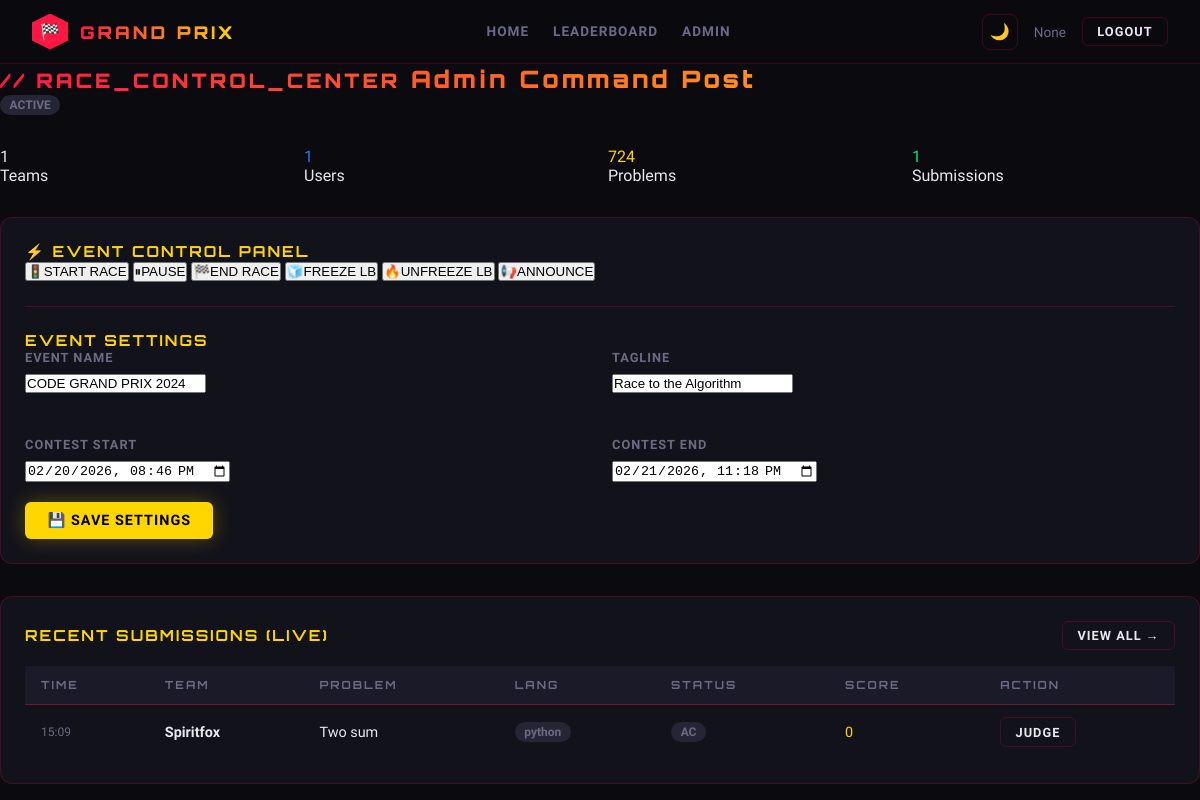
The page /admin (signed in) on the database its author committed.
### tables this page shows
CREATE TABLE contest_settings (
            key TEXT PRIMARY KEY,
            value TEXT
        );

CREATE TABLE submissions (
            id INTEGER PRIMARY KEY AUTOINCREMENT,
            team_id INTEGER,
            user_id INTEGER,
            problem_id INTEGER,
            code TEXT NOT NULL,
            language TEXT DEFAULT 'python',
            status TEXT DEFAULT 'Pending',
            score INTEGER DEFAULT 0,
            admin_notes TEXT,
            submitted_at TEXT DEFAULT CURRENT_TIMESTAMP,
            FOREIGN KEY(team_id) REFERENCES teams(id),
            FOREIGN KEY(problem_id) REFERENCES problems(id)
        );

CREATE TABLE teams (
            id INTEGER PRIMARY KEY AUTOINCREMENT,
            name TEXT UNIQUE NOT NULL,
            team_code TEXT UNIQUE NOT NULL,
            invite_code TEXT UNIQUE NOT NULL,
            status TEXT DEFAULT 'pending',
            score INTEGER DEFAULT 0,
            penalty INTEGER DEFAULT 0,
            created_at TEXT DEFAULT CURRENT_TIMESTAMP
        );

CREATE TABLE problems (
            id INTEGER PRIMARY KEY AUTOINCREMENT,
            title TEXT NOT NULL,
            description TEXT NOT NULL,
            constraints TEXT,
            sample_input TEXT,
            sample_output TEXT,
            difficulty TEXT DEFAULT 'Medium',
            points INTEGER DEFAULT 100,
            category TEXT DEFAULT 'Arrays',
            visible INTEGER DEFAULT 0,
            created_at TEXT DEFAULT CURRENT_TIMESTAMP
        );

### app.py (the view)
@app.route('/admin')
@admin_required
def admin():
    conn = get_db()
    stats = {
        'teams': conn.execute('SELECT COUNT(*) as c FROM teams').fetchone()['c'],
        'users': conn.execute('SELECT COUNT(*) as c FROM users WHERE role!="admin"').fetchone()['c'],
        'problems': conn.execute('SELECT COUNT(*) as c FROM problems').fetchone()['c'],
        'submissions': conn.execute('SELECT COUNT(*) as c FROM submissions').fetchone()['c'],
        'pending': conn.execute('SELECT COUNT(*) as c FROM submissions WHERE status="Pending"').fetchone()['c'],
    }
    recent_subs = conn.execute('''
        SELECT s.*, t.name as team_name, p.title as prob_title, u.username
        FROM submissions s
        JOIN teams t ON s.team_id=t.id
        JOIN problems p ON s.problem_id=p.id
        JOIN users u ON s.user_id=u.id
        ORDER BY s.submitted_at DESC LIMIT 20
    ''').fetchall()
    settings = {}
    for row in conn.execute('SELECT key, value FROM contest_settings'):
        settings[row['key']] = row['value']
    conn.close()
    return render_template('admin.html', stats=stats, recent_subs=recent_subs, settings=settings)

### app.py (called while the page is built)
def get_db():
    conn = sqlite3.connect(DB_PATH)
    conn.row_factory = sqlite3.Row
    return conn

def admin_required(f):
    @wraps(f)
    def decorated(*args, **kwargs):
        if 'user_id' not in session:
            return redirect(url_for('login'))
        if session.get('role') != 'admin':
            return redirect(url_for('dashboard'))
        return f(*args, **kwargs)
    return decorated

### admin.html (shortened to what this page needs)
{% extends 'base.html' %}
{% block content %}
<div class="page-header">
  <div class="page-title">
    <small>// RACE_CONTROL_CENTER</small>
    Admin Command Post
  </div>
  <div>
    <span id="live-status" class="badge badge-gold">{{ settings.get('contest_status','upcoming').upper() }}</span>
  </div>
</div>
<div class="grid-4" style="margin-bottom: 2rem;">
  <div class="stat-card">
    <div class="stat-num">{{ stats.teams }}</div>
    <div class="stat-label">Teams</div>
  </div>
  <div class="stat-card" style="border-left-color: var(--blue)">
    <div class="stat-num" style="color: var(--blue)">{{ stats.users }}</div>
    <div class="stat-label">Users</div>
  </div>
  <div class="stat-card" style="border-left-color: var(--gold)">
    <div class="stat-num" style="color: var(--gold)">{{ stats.problems }}</div>
    <div class="stat-label">Problems</div>
  </div>
  <div class="stat-card" style="border-left-color: var(--green)">
    <div class="stat-num" style="color: var(--green)">{{ stats.submissions }}</div>
    <div class="stat-label">Submissions</div>
  </div>
</div>
<div class="card" style="margin-bottom: 2rem;">
  <div class="card-title">⚡ Event Control Panel</div>
  <div class="control-panel">
    <button class="control-btn active-green" onclick="contestControl('start')">
      <span class="icon">🚦</span>START RACE
    </button>
    <button class="control-btn active-gold" onclick="contestControl('pause')">
      <span class="icon">⏸</span>PAUSE
    </button>
    <button class="control-btn active-red" onclick="contestControl('end')">
      <span class="icon">🏁</span>END RACE
    </button>
    <button class="control-btn" onclick="contestControl('freeze')">
      <span class="icon">🧊</span>FREEZE LB
    </button>
    <button class="control-btn" onclick="contestControl('unfreeze')">
      <span class="icon">🔥</span>UNFREEZE LB
    </button>
    <button class="control-btn" onclick="showAnnounceModal()">
      <span class="icon">📢</span>ANNOUNCE
    </button>
  </div>
  <div style="margin-top: 1.5rem; padding-top: 1.5rem; border-top: 1px solid var(--border);">
    <div class="card-title">Event Settings</div>
    <div class="grid-2">
      <div class="form-group">
        <label class="form-label">Event Name</label>
        <input class="form-input" id="ev-name" value="{{ settings.get('event_name','') }}">
      </div>
      <div class="form-group">
        <label class="form-label">Tagline</label>
        <input class="form-input" id="ev-tagline" value="{{ settings.get('event_tagline','') }}">
      </div>
      <div class="form-group">
        <label class="form-label">Contest Start</label>
        <input class="form-input" id="ev-start" type="datetime-local" value="{{ settings.get('contest_start','')[:16] }}">
      </div>
      <div class="form-group">
        <label class="form-label">Contest End</label>
        <input class="form-input" id="ev-end" type="datetime-local" value="{{ settings.get('contest_end','')[:16] }}">
      </div>
    </div>
    <button class="btn btn-gold" onclick="saveSettings()">💾 Save Settings</button>
  </div>
</div>
<div class="card">
  <div style="display: flex; justify-content: space-between; align-items: center; margin-bottom: 1rem;">
    <div class="card-title">Recent Submissions (Live)</div>
    <a href="/admin/submissions" class="btn btn-outline btn-sm">View All →</a>
  </div>
  <table>
    <thead>
      <tr><th>Time</th><th>Team</th><th>Problem</th><th>Lang</th><th>Status</th><th>Score</th><th>Action</th></tr>
    </thead>
    <tbody>
      {% for s in recent_subs %}
      <tr>
        <td class="mono" style="font-size: 0.75rem; color: var(--muted)">{{ s.submitted_at[11:16] }}</td>
        <td><strong>{{ s.team_name }}</strong></td>
        <td>{{ s.prob_title[:30] }}</td>
        <td><span class="badge badge-blue">{{ s.language }}</span></td>
        <td>
          {% if s.status == 'Accepted' %}<span class="badge badge-green">AC</span>
          {% elif s.status == 'Wrong Answer' %}<span class="badge badge-red">WA</span>
          {% elif s.status == 'Pending' %}<span class="badge badge-gold">PENDING</span>
          {% else %}<span class="badge badge-muted">{{ s.status }}</span>{% endif %}
        </td>
        <td class="mono" style="color: var(--gold)">{{ s.score }}</td>
        <td>
          <button class="btn btn-outline btn-sm" onclick="openJudge({{ s.id }}, '{{ s.prob_title }}', '{{ s.team_name }}', '{{ s.language }}', `{{ s.code|replace('`','\\`')|replace('\n','\\n') }}`)">Judge</button>
        </td>
      </tr>
      {% endfor %}
    </tbody>
  </table>
</div>
{% endblock %}

### templates/base.html (shortened to what this page needs)
<!DOCTYPE html>
<html lang="en" data-theme="dark">
<head>
<link rel="stylesheet" href="https://cdnjs.cloudflare.com/ajax/libs/font-awesome/6.5.0/css/all.min.css">
</head>
<body>
<nav>
  <a class="nav-brand" href="/">
    <div class="nav-logo">🏁</div>
    <span class="nav-title">GRAND PRIX</span>
  </a>
  <div class="nav-links">
    <a href="/">Home</a>
    <a href="/leaderboard">Leaderboard</a>
    {% if session.get('user_id') %}
      {% if session.get('role') == 'admin' %}
        <a href="/admin">Admin</a>
      {% else %}
        <a href="/dashboard">Dashboard</a>
        <a href="/clarifications">Clarifications</a>
        <a href="/history">History</a>
      {% endif %}
    {% endif %}
  </div>
  <div class="nav-actions">
    <button class="theme-toggle" onclick="toggleTheme()" title="Toggle theme">🌙</button>
    {% if session.get('user_id') %}
      <span style="color:var(--muted);font-size:.85rem">{{ session.get('name') }}</span>
      <a href="/logout" class="btn btn-outline btn-sm">Logout</a>
    {% else %}
      <a href="/login" class="btn btn-outline btn-sm">Login</a>
      <a href="/register" class="btn btn-primary btn-sm">Register</a>
    {% endif %}
  </div>
</nav>
{% block content %}{% endblock %}
</body>
</html>

### templates/base.html (style rules this page uses)
:root { --red: #FF1744; --gold: #FFD600; --carbon: #0A0A0F; --surface: #12121A; --surface2: #1A1A28; --surface3: #252535; --border: rgba(255,23,68,0.2); --text: #E8E8F0; --muted: #6B6B85; --green: #00E676; --blue: #2979FF; --orange: #FF6D00; --glow: 0 0 20px rgba(255,23,68,0.4); --gold-glow: 0 0 20px rgba(255,214,0,0.4); }
* { margin:0;padding:0;box-sizing:border-box }
html { scroll-behavior:smooth }
body { background:var(--carbon);color:var(--text);font-family:'Rajdhani',sans-serif;min-height:100vh; overflow-x:hidden;transition:background .3s,color .3s }
body::before { content:'';position:fixed;inset:0;z-index:-1; background: repeating-linear-gradient( 90deg, transparent, transparent 50px, rgba(255,23,68,0.015) 50px, rgba(255,23,68,0.015) 51px ), repeating-linear-gradient( 0deg, transparent, transparent 50px, rgba(255,23,68,0.015) 50px, rgba(255,23,68,0.015) 51px ) }
nav { position:sticky;top:0;z-index:100;background:rgba(10,10,15,0.92); backdrop-filter:blur(20px);border-bottom:1px solid var(--border); display:flex;align-items:center;justify-content:space-between; padding:0 2rem;height:64px }
.nav-brand { display:flex;align-items:center;gap:12px;text-decoration:none }
.nav-logo { width:36px;height:36px;background:var(--red);clip-path:polygon(50% 0%,100% 25%,100% 75%,50% 100%,0% 75%,0% 25%); display:flex;align-items:center;justify-content:center;font-size:16px;animation:spin-slow 8s linear infinite }
.nav-title { font-family:'Orbitron',monospace;font-weight:900;font-size:1.1rem;letter-spacing:3px; background:linear-gradient(90deg,var(--red),var(--gold));-webkit-background-clip:text; -webkit-text-fill-color:transparent }
.nav-links { display:flex;align-items:center;gap:1.5rem }
.nav-links a { color:var(--muted);text-decoration:none;font-weight:600;letter-spacing:1px; text-transform:uppercase;font-size:.85rem;transition:color .2s;padding:.5rem 0; border-bottom:2px solid transparent }
.nav-actions { display:flex;align-items:center;gap:1rem }
.theme-toggle { background:none;border:1px solid var(--border);color:var(--text);width:36px;height:36px; border-radius:8px;cursor:pointer;font-size:1rem;transition:all .2s }
.btn { display:inline-flex;align-items:center;gap:8px;padding:.6rem 1.4rem;border-radius:6px; font-family:'Rajdhani',sans-serif;font-weight:600;font-size:.9rem;letter-spacing:1px; text-transform:uppercase;cursor:pointer;border:none;transition:all .2s;text-decoration:none }
.btn-gold { background:var(--gold);color:#000;box-shadow:0 0 20px rgba(255,214,0,0.3) }
.btn-outline { background:transparent;color:var(--text);border:1px solid var(--border) }
.btn-sm { padding:.4rem .9rem;font-size:.8rem }
.card { background:var(--surface);border:1px solid var(--border);border-radius:12px;padding:1.5rem; transition:border-color .2s,box-shadow .2s }
.card-title { font-family:'Orbitron',monospace;font-weight:700;font-size:.95rem;letter-spacing:2px; color:var(--gold);text-transform:uppercase }
table { width:100%;border-collapse:collapse }
th { background:var(--surface2);padding:.75rem 1rem;text-align:left;font-family:'Orbitron',monospace; font-size:.7rem;letter-spacing:2px;color:var(--muted);text-transform:uppercase;border-bottom:1px solid var(--border) }
td { padding:.75rem 1rem;border-bottom:1px solid rgba(255,23,68,0.05);font-size:.9rem;vertical-align:middle }
tr:last-child td { border-bottom:none }
.form-group { margin-bottom:1.25rem }
.form-label { display:block;font-size:.8rem;font-weight:700;letter-spacing:1px;text-transform:uppercase; color:var(--muted);margin-bottom:.5rem }
.page-header { margin-bottom:2rem }
.page-title { font-family:'Orbitron',monospace;font-weight:900;font-size:1.5rem;letter-spacing:3px; background:linear-gradient(90deg,var(--red),var(--gold));-webkit-background-clip:text; -webkit-text-fill-color:transparent }
.grid-2 { display:grid;grid-template-columns:1fr 1fr;gap:1.5rem }
.grid-4 { display:grid;grid-template-columns:repeat(4,1fr);gap:1rem }
.badge { display:inline-flex;align-items:center;gap:4px;padding:.2rem .6rem;border-radius:20px; font-size:.75rem;font-weight:700;background:var(--surface3);color:var(--muted) }

### rows shown on the page
contest_settings: get "ACTIVE"
contest_settings: get "CODE GRAND PRIX 2024"
contest_settings: get "Race to the Algorithm"
contest_settings: value "02/20/2026 20:46"
contest_settings: value "02/21/2026 23:18"
submissions: submitted_at "15:09", team_name "Spiritfox", title "Two sum", language "python", status "AC", score "0"

### other values the page prints
{{ session.get('name') }} "None"
{{ stats.teams }} "1"
{{ stats.users }} "1"
{{ stats.problems }} "724"
{{ stats.submissions }} "1"
